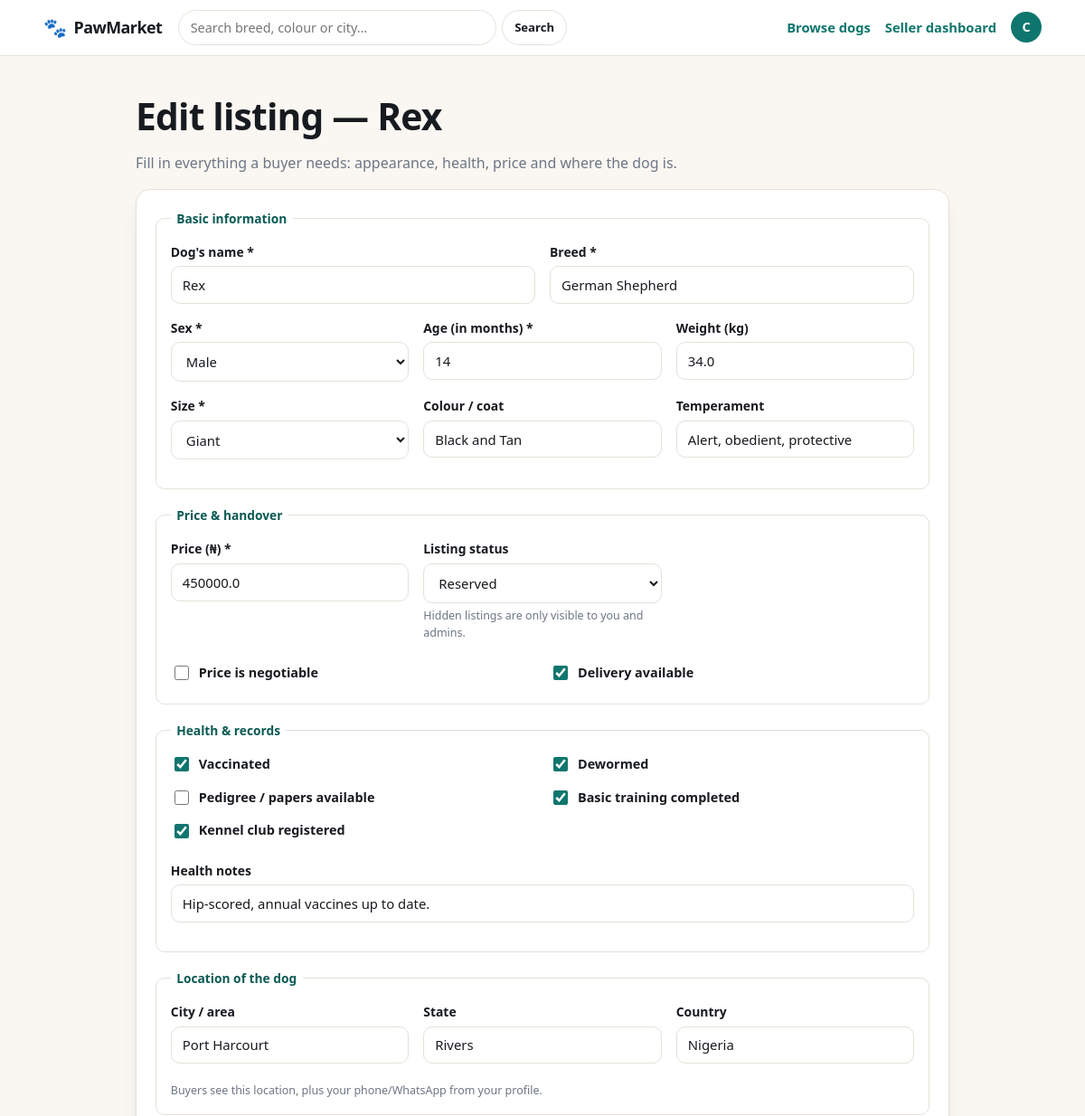
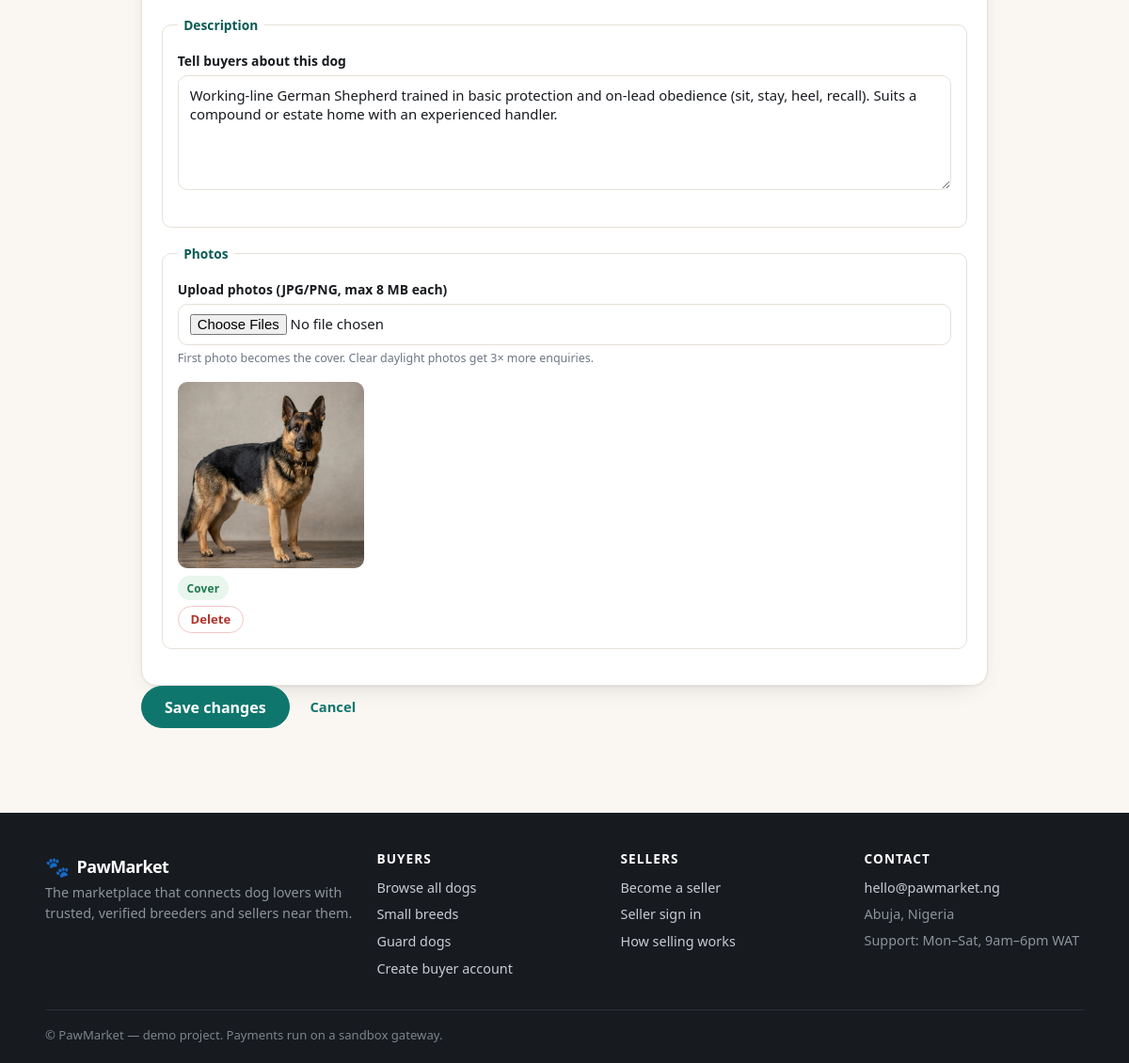
Screenshot of /seller/dogs/2/edit (signed in) with the database file from the repository (2 pictures, top to bottom).
### app/models.py (models this page shows, shortened)
class User(UserMixin, db.Model):
    __tablename__ = "users"
    id = db.Column(db.Integer, primary_key=True)
    full_name = db.Column(db.String(120), nullable=False)
    email = db.Column(db.String(160), unique=True, nullable=False, index=True)
    phone = db.Column(db.String(40))
    whatsapp = db.Column(db.String(40))
    password_hash = db.Column(db.String(255), nullable=False)
    role = db.Column(db.String(20), nullable=False, default="buyer")
    business_name = db.Column(db.String(160))
    bio = db.Column(db.Text)
    country = db.Column(db.String(80), default="Nigeria")
    state = db.Column(db.String(80))
    city = db.Column(db.String(80))
    address = db.Column(db.String(200))
    avatar = db.Column(db.String(200))
    is_verified = db.Column(db.Boolean, default=False)   # admin-controlled badge
    is_active_user = db.Column(db.Boolean, default=True)  # admin can suspend
    created_at = db.Column(db.DateTime, default=datetime.utcnow)
    dogs = db.relationship("Dog", backref="seller", lazy="dynamic",
                           cascade="all, delete-orphan", foreign_keys="Dog.seller_id")
    favorites = db.relationship("Favorite", backref="user", lazy="dynamic",
                                cascade="all, delete-orphan")
    orders = db.relationship("Order", backref="buyer", lazy="dynamic",
                             foreign_keys="Order.buyer_id",
                             cascade="all, delete-orphan")
    @property
    def is_active(self):  # Flask-Login uses this to block suspended accounts
        return self.is_active_user
    @property
    def is_admin(self):
        return self.role == "admin"
    @property
    def is_seller(self):
        return self.role == "seller"
    @property
    def is_buyer(self):
        return self.role == "buyer"

class Dog(db.Model):
    __tablename__ = "dogs"
    id = db.Column(db.Integer, primary_key=True)
    seller_id = db.Column(db.Integer, db.ForeignKey("users.id"), nullable=False)
    name = db.Column(db.String(80), nullable=False)
    breed = db.Column(db.String(80), nullable=False, index=True)
    color = db.Column(db.String(80))
    size = db.Column(db.String(20), default="Medium", index=True)
    gender = db.Column(db.String(10), default="Male")
    age_months = db.Column(db.Integer, default=3)
    weight_kg = db.Column(db.Float)
    price = db.Column(db.Float, nullable=False, default=0)
    negotiable = db.Column(db.Boolean, default=False)
    delivery_available = db.Column(db.Boolean, default=False)
    description = db.Column(db.Text)
    temperament = db.Column(db.String(200))
    health_notes = db.Column(db.String(300))
    vaccinated = db.Column(db.Boolean, default=False)
    dewormed = db.Column(db.Boolean, default=False)
    pedigree = db.Column(db.Boolean, default=False)
    trained = db.Column(db.Boolean, default=False)
    kennel_club_registered = db.Column(db.Boolean, default=False)
    city = db.Column(db.String(80))
    state = db.Column(db.String(80))
    country = db.Column(db.String(80), default="Nigeria")
    status = db.Column(db.String(20), default="available", index=True)
    is_featured = db.Column(db.Boolean, default=False)
    views = db.Column(db.Integer, default=0)
    created_at = db.Column(db.DateTime, default=datetime.utcnow, index=True)
    images = db.relationship("DogImage", backref="dog", lazy="select",
                             cascade="all, delete-orphan")
    orders = db.relationship("Order", backref="dog", lazy="dynamic",
                             cascade="all, delete-orphan")

class DogImage(db.Model):
    __tablename__ = "dog_images"
    id = db.Column(db.Integer, primary_key=True)
    dog_id = db.Column(db.Integer, db.ForeignKey("dogs.id"), nullable=False)
    filename = db.Column(db.String(255), nullable=False)
    is_primary = db.Column(db.Boolean, default=False)

### app/seller.py (the view, shortened to what this page needs)
@seller_bp.route("/dogs/<int:dog_id>/edit", methods=["GET", "POST"])
@role_required("seller")
def edit_dog(dog_id):
    dog = get_or_404(Dog, dog_id)
    if dog.seller_id != current_user.id:
        abort(403)
    return render_template("seller/dog_form.html", dog=dog, sizes=SIZES,
                           genders=GENDERS, form={})

### templates/seller/dog_form.html (shortened to what this page needs)
{% extends "base.html" %}
{% macro val(field, existing) %}{{ form.get(field) if form else (existing if existing is not none else '') }}{% endmacro %}
{% macro checked(field, existing) %}{{ 'checked' if (form.get(field) if form else existing) }}{% endmacro %}
{% block content %}
<section>
  <div class="container" style="width:min(900px,92vw)">
    <h1>{{ 'Edit listing — ' + dog.name if dog else 'Create a new dog listing' }}</h1>
    <p class="muted">Fill in everything a buyer needs: appearance, health, price and where the dog is.</p>
    <form method="post" enctype="multipart/form-data" class="card card-pad mt-2">
      <fieldset>
        <legend>Basic information</legend>
        <div class="form-row">
          <div class="field">
            <label for="name">Dog's name *</label>
            <input id="name" name="name" required value="{{ val('name', dog.name if dog else '') }}" placeholder="e.g. Simba">
          </div>
          <div class="field">
            <label for="breed">Breed *</label>
            <input id="breed" name="breed" required value="{{ val('breed', dog.breed if dog else '') }}"
                   placeholder="e.g. Labrador Retriever" list="breed-list">
          </div>
        </div>
        <div class="form-row-3">
          <div class="field">
            <label for="gender">Sex *</label>
            <select id="gender" name="gender">
              {% for g in genders %}
                <option value="{{ g }}" {{ 'selected' if (form.get('gender') if form else (dog.gender if dog else 'Male')) == g }}>{{ g }}</option>
              {% endfor %}
            </select>
          </div>
          <div class="field">
            <label for="age_months">Age (in months) *</label>
            <input id="age_months" type="number" name="age_months" min="0" max="300" required
                   value="{{ val('age_months', dog.age_months if dog else 3) }}">
          </div>
          <div class="field">
            <label for="weight_kg">Weight (kg)</label>
            <input id="weight_kg" type="number" step="0.1" name="weight_kg" min="0"
                   value="{{ val('weight_kg', dog.weight_kg if dog else '') }}">
          </div>
        </div>
        <div class="form-row-3">
          <div class="field">
            <label for="size">Size *</label>
            <select id="size" name="size">
              {% for s in sizes %}
                <option value="{{ s }}" {{ 'selected' if (form.get('size') if form else (dog.size if dog else 'Medium')) == s }}>{{ s }}</option>
              {% endfor %}
            </select>
          </div>
          <div class="field">
            <label for="color">Colour / coat</label>
            <input id="color" name="color" value="{{ val('color', dog.color if dog else '') }}"
                   placeholder="e.g. Black and Tan">
          </div>
          <div class="field">
            <label for="temperament">Temperament</label>
            <input id="temperament" name="temperament" value="{{ val('temperament', dog.temperament if dog else '') }}"
                   placeholder="e.g. Playful, good with children">
          </div>
        </div>
      </fieldset>
      <fieldset>
        <legend>Price & handover</legend>
        <div class="form-row-3">
          <div class="field">
            <label for="price">Price ({{ CURRENCY }}) *</label>
            <input id="price" type="number" step="1000" min="0" name="price" required
                   value="{{ val('price', dog.price if dog else '') }}" placeholder="e.g. 180000">
          </div>
          <div class="field">
            <label for="status">Listing status</label>
            <select id="status" name="status">
              {% for s in ['available','reserved','sold','hidden'] %}
                <option value="{{ s }}" {{ 'selected' if (form.get('status') if form else (dog.status if dog else 'available')) == s }}>{{ s|capitalize }}</option>
              {% endfor %}
            </select>
            <div class="hint">Hidden listings are only visible to you and admins.</div>
          </div>
        </div>
        <div class="switch-grid mt-1">
          <label class="check"><input type="checkbox" name="negotiable" {{ checked('negotiable', dog.negotiable if dog else False) }}> <span>Price is negotiable</span></label>
          <label class="check"><input type="checkbox" name="delivery_available" {{ checked('delivery_available', dog.delivery_available if dog else False) }}> <span>Delivery available</span></label>
        </div>
      </fieldset>
      <fieldset>
        <legend>Health & records</legend>
        <div class="switch-grid">
          <label class="check"><input type="checkbox" name="vaccinated" {{ checked('vaccinated', dog.vaccinated if dog else False) }}> <span>Vaccinated</span></label>
          <label class="check"><input type="checkbox" name="dewormed" {{ checked('dewormed', dog.dewormed if dog else False) }}> <span>Dewormed</span></label>
          <label class="check"><input type="checkbox" name="pedigree" {{ checked('pedigree', dog.pedigree if dog else False) }}> <span>Pedigree / papers available</span></label>
          <label class="check"><input type="checkbox" name="trained" {{ checked('trained', dog.trained if dog else False) }}> <span>Basic training completed</span></label>
          <label class="check"><input type="checkbox" name="kennel_club_registered" {{ checked('kennel_club_registered', dog.kennel_club_registered if dog else False) }}> <span>Kennel club registered</span></label>
        </div>
        <div class="field mt-2">
          <label for="health_notes">Health notes</label>
          <input id="health_notes" name="health_notes" value="{{ val('health_notes', dog.health_notes if dog else '') }}"
                 placeholder="e.g. Full vaccination card, vet-checked at 8 weeks">
        </div>
      </fieldset>
      <fieldset>
        <legend>Location of the dog</legend>
        <div class="form-row-3">
          <div class="field">
            <label for="city">City / area</label>
            <input id="city" name="city" value="{{ val('city', dog.city if dog else '') }}"
                   placeholder="{{ current_user.city or 'e.g. Wuse 2' }}">
          </div>
          <div class="field">
            <label for="state">State</label>
            <input id="state" name="state" value="{{ val('state', dog.state if dog else '') }}"
                   placeholder="{{ current_user.state or 'e.g. FCT' }}">
          </div>
          <div class="field">
            <label for="country">Country</label>
            <input id="country" name="country" value="{{ val('country', dog.country if dog else '') or 'Nigeria' }}">
          </div>
        </div>
        <div class="hint">Buyers see this location, plus your phone/WhatsApp from your profile.</div>
      </fieldset>
      <fieldset>
        <legend>Description</legend>
        <div class="field">
          <label for="description">Tell buyers about this dog</label>
          <textarea id="description" name="description" rows="5"
                    placeholder="Personality, what's included, food it eats, ideal home…">{{ val('description', dog.description if dog else '') }}</textarea>
        </div>
      </fieldset>
      <fieldset>
        <legend>Photos</legend>
        <div class="field">
          <label for="images">Upload photos (JPG/PNG, max 8 MB each)</label>
          <input id="images" type="file" name="images" accept="image/*" multiple>
          <div class="hint">First photo becomes the cover. Clear daylight photos get 3× more enquiries.</div>
        </div>
        {% if dog and dog.images %}
          <div class="gallery" style="grid-template-columns:repeat(4,1fr)">
            {% for img in dog.images %}
              <div>
                <img src="{{ url_for('static', filename='uploads/' + img.filename) }}" alt="">
                {% if img.is_primary %}<div class="badge badge-ok mt-1">Cover</div>{% endif %}
                <div style="display:flex;gap:.3rem;margin-top:.35rem">
                  <form method="post" action="{{ url_for('seller.delete_dog_image', dog_id=dog.id, image_id=img.id) }}"
                        onsubmit="return confirm('Remove this photo?')">
                    <button class="btn btn-sm btn-danger" type="submit">Delete</button>
                  </form>
                </div>
              </div>
            {% endfor %}
          </div>
        {% endif %}
      </fieldset>
      <div style="display:flex;gap:.6rem;flex-wrap:wrap">
        <button class="btn btn-primary btn-lg" type="submit">{{ 'Save changes' if dog else 'Publish listing' }}</button>
        <a class="btn btn-ghost" href="{{ url_for('seller.dashboard') }}">Cancel</a>
      </div>
    </form>
  </div>
</section>
{% endblock %}

### templates/base.html (shortened to what this page needs)
<!DOCTYPE html>
<html lang="en">
<head>
  <link rel="stylesheet" href="{{ url_for('static', filename='css/app.css') }}">
</head>
<body>
<header class="nav">
  <div class="container nav-inner">
    <a class="brand" href="{{ url_for('main.home') }}">
      <span class="brand-mark">🐾</span>
      <span class="brand-text">{{ SITE_NAME }}</span>
    </a>
    <form class="nav-search" action="{{ url_for('main.browse') }}" method="get">
      <input type="search" name="q" placeholder="Search breed, colour or city…"
             value="{{ request.args.get('q','') if request.endpoint == 'main.browse' else '' }}">
      <button class="btn btn-sm" type="submit">Search</button>
    </form>
    <nav class="nav-links">
      <a href="{{ url_for('main.browse') }}">Browse dogs</a>
      {% if current_user.is_authenticated %}
        {% if current_user.is_admin %}
          <a href="{{ url_for('admin.dashboard') }}">Admin</a>
        {% elif current_user.is_seller %}
          <a href="{{ url_for('seller.dashboard') }}">Seller dashboard</a>
        {% else %}
          <a href="{{ url_for('main.buyer_dashboard') }}">My dashboard</a>
        {% endif %}
        <div class="user-menu">
          <span class="avatar avatar-sm">
            {% if current_user.avatar %}
              <img src="{{ url_for('static', filename='uploads/' + current_user.avatar) }}" alt="">
            {% else %}{{ current_user.full_name[0]|upper }}{% endif %}
          </span>
        </div>
      {% else %}
        <a href="{{ url_for('auth.login') }}">Sign in</a>
        <a class="btn btn-sm btn-primary" href="{{ url_for('auth.register', role='seller') }}">Sell a dog</a>
      {% endif %}
    </nav>
  </div>
</header>
<main>
  {% block content %}{% endblock %}
</main>
<footer class="footer">
  <div class="container footer-grid">
    <div>
      <div class="brand brand-light"><span class="brand-mark">🐾</span> {{ SITE_NAME }}</div>
      <p class="muted-light">The marketplace that connects dog lovers with trusted, verified
        breeders and sellers near them.</p>
    </div>
    <div>
      <h4>Buyers</h4>
      <a href="{{ url_for('main.browse') }}">Browse all dogs</a>
      <a href="{{ url_for('main.browse', size='Small') }}">Small breeds</a>
      <a href="{{ url_for('main.browse', size='Giant') }}">Guard dogs</a>
      <a href="{{ url_for('auth.register', role='buyer') }}">Create buyer account</a>
    </div>
    <div>
      <h4>Sellers</h4>
      <a href="{{ url_for('auth.register', role='seller') }}">Become a seller</a>
      <a href="{{ url_for('auth.login') }}">Seller sign in</a>
      <a href="{{ url_for('main.home') }}#how">How selling works</a>
    </div>
    <div>
      <h4>Contact</h4>
      <a href="mailto:{{ CONTACT_EMAIL }}">{{ CONTACT_EMAIL }}</a>
      <span class="muted-light">Abuja, Nigeria</span>
      <span class="muted-light">Support: Mon–Sat, 9am–6pm WAT</span>
    </div>
  </div>
  <div class="container footer-bottom">
    <span>© {{ SITE_NAME }} — demo project. Payments run on a sandbox gateway.</span>
  </div>
</footer>
</body>
</html>

### rows the page displays
User: full_name "C"
Dog: name "Edit listing — Rex", name "Rex", breed "German Shepherd", weight_kg "34.0", color "Black and Tan", temperament "Alert, obedient, protective", price "450000.0", health_notes "Hip-scored, annual vaccines up to date.", city "Port Harcourt", state "Rivers", country "Nigeria", description "Working-line German Shepherd trained in basic protection and on-lead obedience (sit, stay, heel, recall). Suits a compound or estate home with an experienced handler."
DogImage: filename (picture), is_primary "Cover"

### other values shown
{{ SITE_NAME }} "PawMarket"
{{ CURRENCY }} "₦"
{{ 'Save changes' if dog else 'Publish listing' }} "Save changes"
{{ CONTACT_EMAIL }} "hello@pawmarket.ng"
form field gender "Male"
form field size "Giant"
form field status "Reserved"
